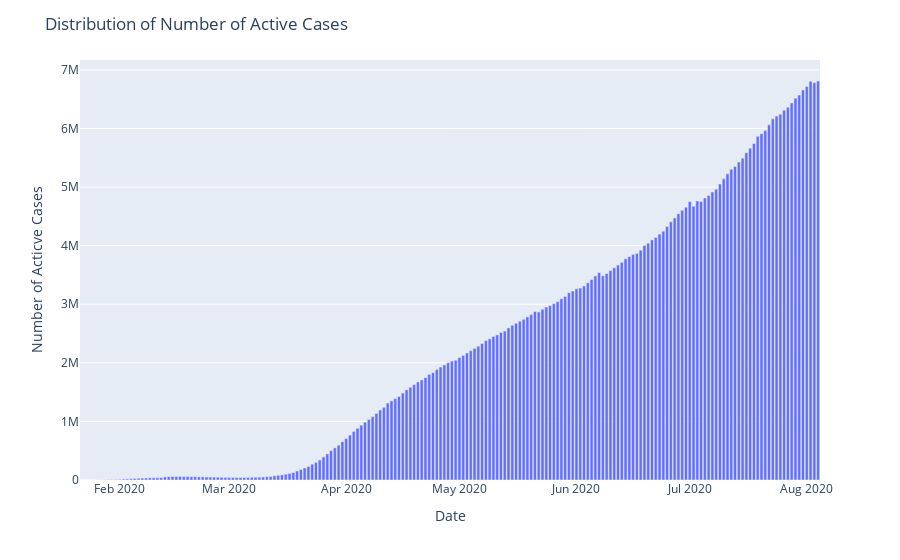

Here is the notebook cell this chart was saved with:
### Code cell
fig=px.bar(x=day_wise.Date,y=day_wise["Active"])
fig.update_layout(title="Distribution of Number of Active Cases",
                  xaxis_title="Date",yaxis_title="Number of Acticve Cases",)
fig.show()

### Figure 1 — Plotly figure (JSON) as saved in the notebook; plotly's stock layout.template omitted (floating-point values rounded to 4 significant figures; data arrays with more than 128 entries replaced by an {"elided": "..."} marker saying what was removed)
{"data": [{"alignmentgroup": "True", "hovertemplate": "x=%{x}<br>y=%{y}<extra></extra>", "legendgroup": "", "marker": {"color": "#636efa"}, "name": "", "offsetgroup": "", "orientation": "v", "showlegend": false, "textposition": "auto", "type": "bar", "x": {"elided": "196 str values"}, "xaxis": "x", "y": {"elided": "196 int values"}, "yaxis": "y"}], "layout": {"autosize": true, "barmode": "relative", "legend": {"tracegroupgap": 0}, "margin": {"t": 60}, "title": {"text": "Distribution of Number of Active Cases"}, "xaxis": {"anchor": "y", "autorange": true, "domain": [0, 1], "range": ["2020-01-21 12:00", "2020-08-04 12:00"], "title": {"text": "Date"}, "type": "date"}, "yaxis": {"anchor": "x", "autorange": true, "domain": [0, 1], "range": [0, 7170000.0], "title": {"text": "Number of Acticve Cases"}, "type": "linear"}}}
